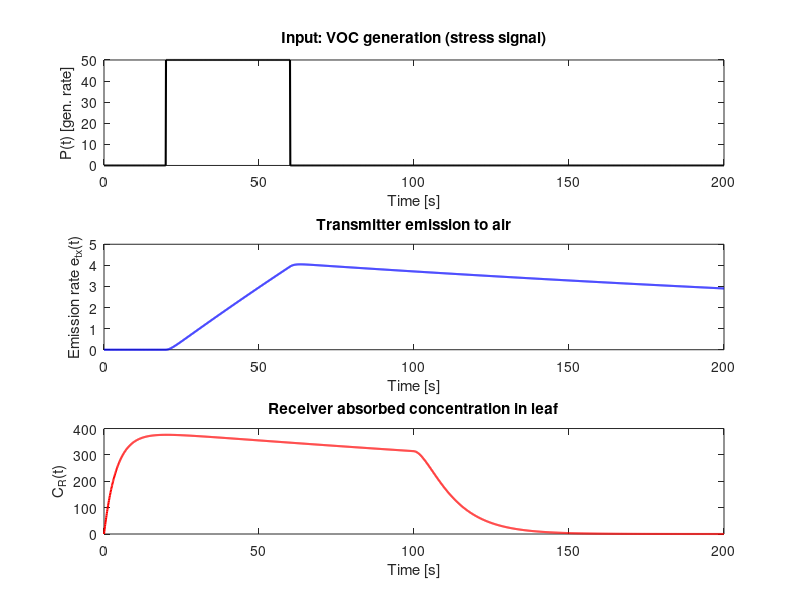

The MATLAB source for this figure: (Note: this script raises an error after producing the figure.)
%% VOC-based interplant communication: Transmitter + Receiver
%  Implementation from Maitra & Akan (2025)
clear; clc; close all

%% Simulation Parameters
Tend = 200;            % total simulation time [s]
dt = 0.1;              % time step [s]
t = 0:dt:Tend;

%% VOC generation rate due to stress
% transient stress event between 20–60 s
P = zeros(size(t)); 
P(t>=20 & t<=60) = 50;   % [nmol/m2s]

%% Transmitter Parameters (Q. ilex)
ka = 0.002459;          % aqueous pool rate const [1/s]
kl = 3.37791e-5;        % lipid pool rate const [1/s] []
kg = 0.7;               % gas-phase conductance rate [1/s]
n = 0.867;              % partition coeff (water solubility fraction)

% Initial pools
Sa = 0; Sl = 0; Sg = 0;

% results variables
Sa_vec = zeros(size(t));
Sl_vec = zeros(size(t));
Sg_vec = zeros(size(t));
e_tx   = zeros(size(t));   % emission rate [nmol/m2s1]

%% Transmitter Dynamics by integrate ODEs
for i = 2:length(t)
    dSa = n*P(i) - ka*Sa;
    dSl = (1-n)*P(i) - kl*Sl;
    dSg = ka*Sa + kl*Sl - kg*Sg;

    Sa = Sa + dSa*dt;
    Sl = Sl + dSl*dt;
    Sg = Sg + dSg*dt;

    e_tx(i) = kg*Sg;        % emission rate to ambient air
    
    % Pools filling over time
    Sa_vec(i) = Sa;
    Sl_vec(i) = Sl;
    Sg_vec(i) = Sg;
end

%% Link with channel model
% Simulate a simple exponential decay channel as placeholder
channel_gain = exp(-0.01*(1:length(t)));        % dummy attenuation
channel_delay = 20;                             % seconds delay

% Apply delay by shifting emission signal
delay_steps = round(channel_delay/dt);
e_delayed = [zeros(1,delay_steps), e_tx(1:end-delay_steps)];

% Ambient concentration at receiver (example)
c_air = conv(e_delayed, channel_gain, 'same') * dt;
% NOTE: units must be compatible nmol/m^3 etc.

%% Receiver Parameters
Al = 5;                     % leaf area [m2]
Gl = 86.4;                  % leave Conductance []
Gl = Gl / 86400;            % convert from m/day to m/s
Vl = 0.002;                 % leaf volume [m3]
KLA = 10;                   % leaf–air partition coefficient
Pgrowth = 0.035;            % pseudo-first-order rate constant for plant growth
Pgrowth = Pgrowth / 86400;  % convert from 1/day to 1/s

l = (Al*Gl)/(Vl*KLA) + Pgrowth;   % total loss rate [1/s]
gain = (Al*Gl/Vl);              % multiplicative coefficient [1/s]

CR = 0;                          % initial concentration inside leaf [Assume fully metabolized]
CR_vec = zeros(size(t));
b_vec  = zeros(size(t));         % uptake term

%% Receiver Dynamics
for i = 2:length(t)
    b = gain * c_air(i);            % uptake from air
    dCR = -l*CR + b;                % ODE
    CR = CR + dCR*dt;
    CR_vec(i) = CR;
    b_vec(i)  = b;
end

%% OUTPUTS
figure(1)
subplot(3,1,1)
plot(t,P,'k','LineWidth',1.5)
xlabel('Time [s]'); ylabel('P(t) [gen. rate]')
title('Input: VOC generation (stress signal)')

subplot(3,1,2)
plot(t,e_tx,'b','LineWidth',1.5)
xlabel('Time [s]'); ylabel('Emission rate e_{tx}(t)')
title('Transmitter emission to air')

subplot(3,1,3)
plot(t,CR_vec,'r','LineWidth',1.5)
xlabel('Time [s]'); ylabel('C_R(t)')
title('Receiver absorbed concentration in leaf')

sgtitle('VOC-based Interplant MC: Transmitter–Channel–Receiver')

%% Decision Logic (Detecting stress)
% Threshold-based detection
threshold = 0.5 * max(CR_vec);
is_stress_detected = CR_vec > threshold;
